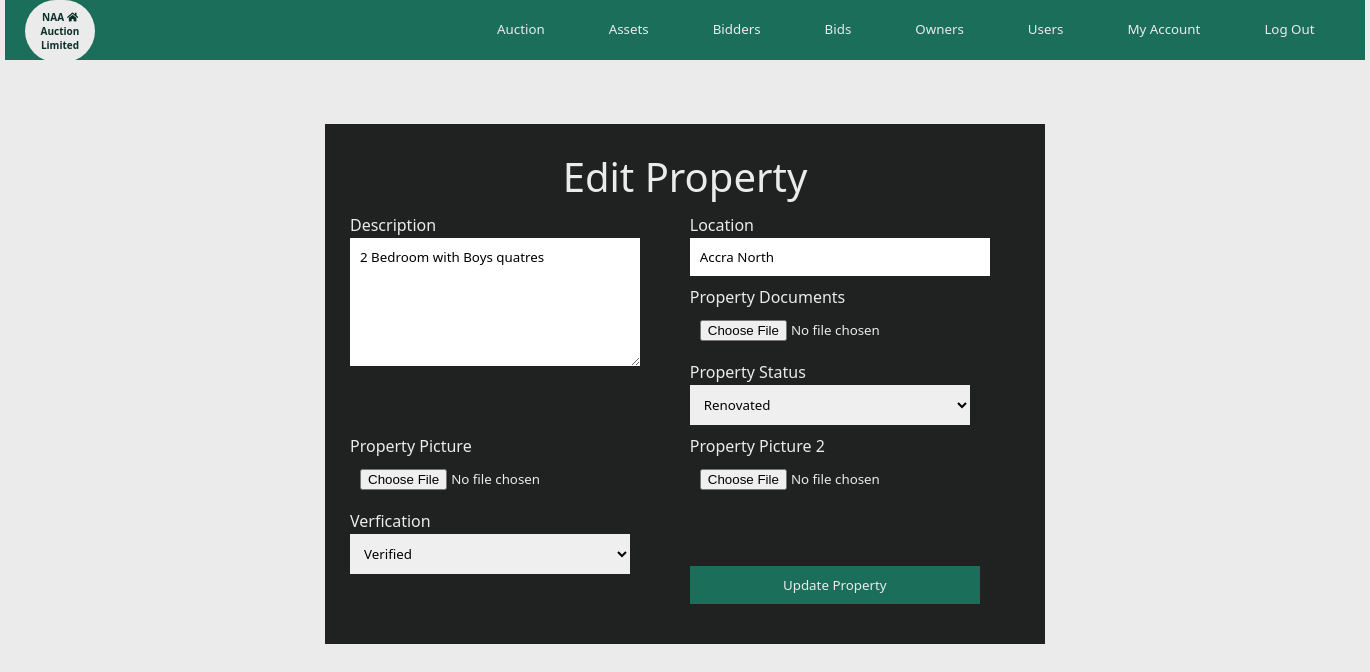
Screenshot of /admin/editproperty.php?pid=21102 (signed in) with the database file from the repository.
### tables this page shows
CREATE TABLE IF NOT EXISTS `property` (
  `propertyid` int(11) NOT NULL AUTO_INCREMENT,
  `description` varchar(200) NOT NULL,
  `location` varchar(200) NOT NULL,
  `documents` blob NOT NULL,
  `documentsname` varchar(200) NOT NULL,
  `image1` blob NOT NULL,
  `image1name` varchar(200) NOT NULL,
  `image2` blob NOT NULL,
  `image2name` varchar(200) NOT NULL,
  `buildingstatus` varchar(200) NOT NULL,
  `dateuploaded` date NOT NULL,
  `verification` varchar(200) NOT NULL,
  `ownerid` int(11) NOT NULL,
  PRIMARY KEY (`propertyid`),
  KEY `ownerid` (`ownerid`)
);

### admin/editproperty.php (the view, shortened to what this page needs)
<!DOCTYPE html>
<html lang="en" dir="ltr">
  <head>
    <link rel="stylesheet" href="css/include.css">
    <link rel="stylesheet" href="css/maincss.css">
    <link rel="stylesheet" type="text/css" href="css/all.css">
  </head>
  <body>
      <?php include('includes/header.php'); ?>
      <div class="clear"></div><br>
        <div class="form-div-signup">
          <form class="" action="update.php" method="post" enctype="multipart/form-data">
            <h3>Edit Property</h3>
            <?php
            include("../connection.php");
                      if(isset($_GET['pid'])){
                      $getid = $_GET['pid'];
                      $query = "select * from property where propertyid ='$getid'";
                      $result = mysqli_query($conn,$query);
                      $row = mysqli_fetch_assoc($result);
                     ?>
              <p>Description<br>
              <textarea name="description" rows="6" cols="28" required><?php echo $row['description']; ?></textarea> </p>
              <p>Location<br>
                <input type="text" name="location" value="<?php echo $row['location']; ?>" required>
              <input type="text" name="propertyid" value="<?php echo $row['propertyid']; ?>" hidden> </p>
              <p>Property Documents<br>
              <input type="file" name="documents" required></p>
              <p>Property Status<br>
                  <select class="" name="buildingstatus" required>
                    <option selected><?php echo $row['buildingstatus']; ?></option>
                  </select></p>
              <p>Property Picture <br>
                <input type="file" name="image1" required></p>
              <p>Property Picture 2<br>
                <input type="file" name="image2" required></p>
              <p>Verfication<br>
                    <select class="" name="verification" required>
                      <option selected><?php echo $row['verification']; ?></option>
                    </select></p>
              <p> <br> <br>  </p>
              <p> <input type="submit" name="updateproperty" value="Update Property"> </p>
          </form>
        <?php } ?>
        </div>
  </body>
</html>

### admin/css/include.css (style rules this page uses)
:root { --green:#1a6e5a; --dgreen:#0a3027; --grey:#596161; --ash:#202121; --light:#ebebeb; }
* { margin: 0px; padding: 0px; font-family: Segoe UI; list-style: none; text-decoration: none; }
body { width: 1360px; margin: 0px auto; background: var(--light); }
.form-div-signup { width: 700px; height: 500px; background: var(--ash); margin: 0px auto; display: block; padding: 10px; }
.form-div-signup form { padding: 10px; }
.form-div-signup form h3 { text-align: center; font-size: 30pt; font-weight: lighter; color: var(--light); padding: 5px; }
.form-div-signup form p { float: left; width: 48.5%; color: var(--light); margin: 5px 5px; }
.form-div-signup form p input, .form-div-signup form p select { padding: 10px; border: none; width: 270px; margin-top: 2px; }
.form-div-signup form p textarea { padding: 10px; border: none; width: 270px; margin-top: 2px; }
.form-div-signup form p input[type=submit] { width: 290px; background: var(--green); color: var(--light); }

### admin/css/maincss.css (style rules this page uses)
:root { --green:#1a6e5a; --dgreen:#0a3027; --grey:#596161; --ash:#202121; --light:#ebebeb; }
* { margin: 0px; padding: 0px; font-family: Segoe UI; list-style: none; text-decoration: none; }
body { width: 1360px; margin: 0px auto; background: var(--light); }
.form-div-signup { width: 700px; height: 500px; background: var(--ash); margin: 40px auto; display: block; padding: 10px; }
.form-div-signup form { padding: 10px; }
.form-div-signup form h3 { text-align: center; font-size: 30pt; font-weight: lighter; color: var(--light); padding: 5px; }
.form-div-signup form p { float: left; width: 48.5%; color: var(--light); margin: 5px 5px; }
.form-div-signup form p input, .form-div-signup form p select { padding: 10px; border: none; width: 280px; margin-top: 2px; }
.form-div-signup form p textarea { padding: 10px; border: none; width: 270px; margin-top: 2px; }
.form-div-signup form p input[type=submit] { width: 290px; background: var(--green); color: var(--light); }

### rows the page displays
property: description "2 Bedroom with Boys quatres", location "Accra North", buildingstatus "Renovated", verification "Verified"
